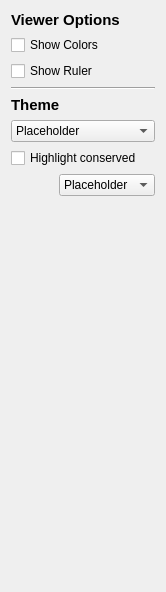
<?xml version="1.0" encoding="UTF-8"?>
<ui version="4.0">
 <class>OptionsPanel</class>
 <widget class="QWidget" name="OptionsPanel">
  <property name="geometry">
   <rect>
    <x>0</x>
    <y>0</y>
    <width>166</width>
    <height>592</height>
   </rect>
  </property>
  <property name="sizePolicy">
   <sizepolicy hsizetype="Maximum" vsizetype="Preferred">
    <horstretch>0</horstretch>
    <verstretch>0</verstretch>
   </sizepolicy>
  </property>
  <property name="maximumSize">
   <size>
    <width>200</width>
    <height>16777215</height>
   </size>
  </property>
  <property name="windowTitle">
   <string>Form</string>
  </property>
  <layout class="QVBoxLayout" name="verticalLayout">
   <item>
    <widget class="QLabel" name="optionsLabel">
     <property name="font">
      <font>
       <pointsize>11</pointsize>
       <weight>75</weight>
       <bold>true</bold>
      </font>
     </property>
     <property name="styleSheet">
      <string notr="true"/>
     </property>
     <property name="text">
      <string>Viewer Options</string>
     </property>
     <property name="textFormat">
      <enum>Qt::MarkdownText</enum>
     </property>
    </widget>
   </item>
   <item>
    <widget class="QCheckBox" name="checkBox">
     <property name="text">
      <string>Show Colors</string>
     </property>
    </widget>
   </item>
   <item>
    <widget class="QCheckBox" name="checkBox_2">
     <property name="text">
      <string>Show Ruler</string>
     </property>
    </widget>
   </item>
   <item>
    <widget class="Line" name="line">
     <property name="orientation">
      <enum>Qt::Horizontal</enum>
     </property>
    </widget>
   </item>
   <item>
    <widget class="QLabel" name="themeLabel">
     <property name="font">
      <font>
       <pointsize>11</pointsize>
       <weight>75</weight>
       <bold>true</bold>
      </font>
     </property>
     <property name="styleSheet">
      <string notr="true"/>
     </property>
     <property name="text">
      <string>Theme</string>
     </property>
     <property name="textFormat">
      <enum>Qt::MarkdownText</enum>
     </property>
    </widget>
   </item>
   <item>
    <widget class="QComboBox" name="comboBox">
     <item>
      <property name="text">
       <string>Placeholder</string>
      </property>
     </item>
    </widget>
   </item>
   <item>
    <widget class="QCheckBox" name="checkBox_3">
     <property name="text">
      <string>Highlight conserved</string>
     </property>
    </widget>
   </item>
   <item>
    <layout class="QHBoxLayout" name="horizontalLayout">
     <item>
      <spacer name="horizontalSpacer">
       <property name="orientation">
        <enum>Qt::Horizontal</enum>
       </property>
       <property name="sizeHint" stdset="0">
        <size>
         <width>40</width>
         <height>20</height>
        </size>
       </property>
      </spacer>
     </item>
     <item>
      <widget class="QComboBox" name="comboBox_2">
       <item>
        <property name="text">
         <string>Placeholder</string>
        </property>
       </item>
      </widget>
     </item>
    </layout>
   </item>
   <item>
    <spacer name="verticalSpacer">
     <property name="orientation">
      <enum>Qt::Vertical</enum>
     </property>
     <property name="sizeHint" stdset="0">
      <size>
       <width>20</width>
       <height>350</height>
      </size>
     </property>
    </spacer>
   </item>
  </layout>
 </widget>
 <resources/>
 <connections/>
</ui>
